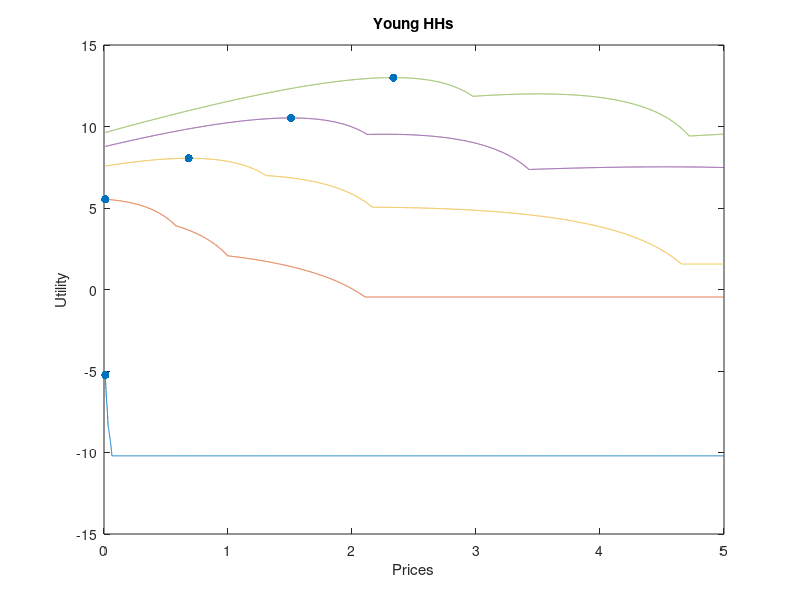
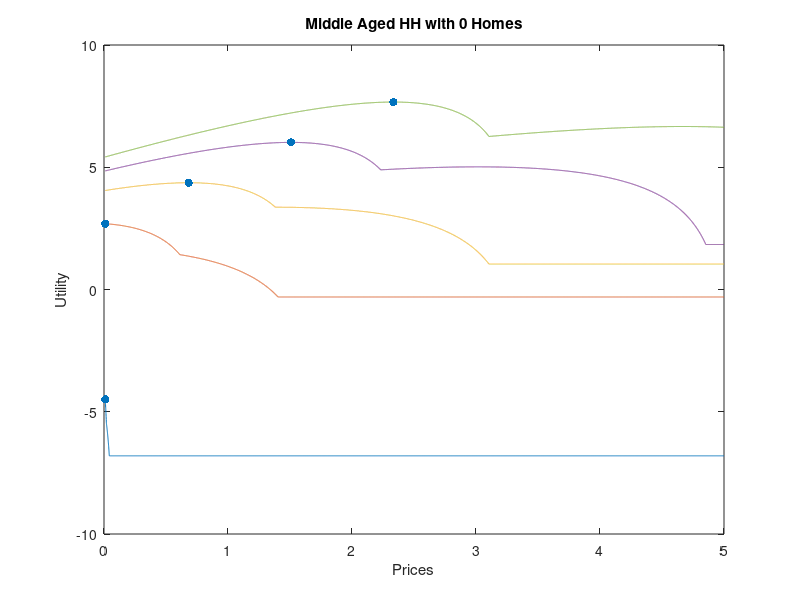
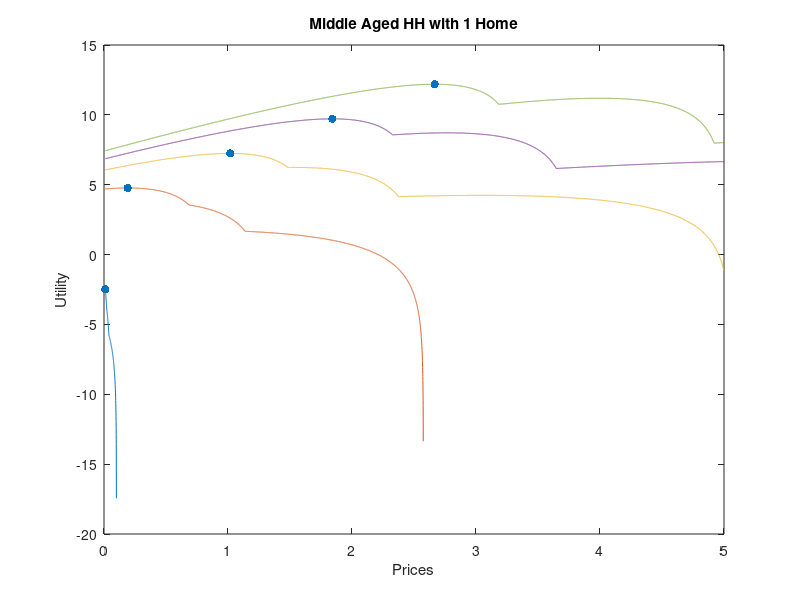
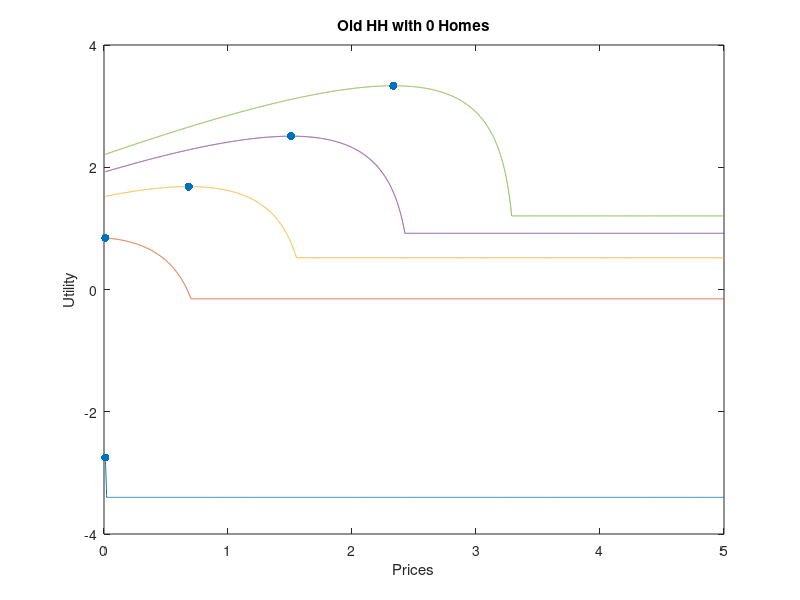

Write the MATLAB code that produced these figures, in order.
clear; close all;
pmin=0.01;
pmax=5;
ppoints=10000;

ymin=0.1;
ymax=10;
ypoints=5;

%Discount on bequests
B=1;

%Grid spaces
p=linspace(pmin,pmax,ppoints);
y=linspace(ymin,ymax,ypoints);
OptimalPrice=nan*ones(ypoints,3,3);

pp=repmat(p,ypoints,1);
yy=repmat(y',1,ppoints);


%Young households
u0=3*log(yy/3);
u1=3*log(max((yy-pp),1e-10)/3)+3+pp*B;
u2=3*log(max((yy-2*pp),1e-10)/3)+5+2*pp*B;
u3=3*log(max((yy-3*pp),1e-10)/3)+6+3*pp*B;

UtilityYoung=max(u0,max(u1,max(u2,u3)));

HOptimalYoung=nan*ones(ypoints,ppoints);
HOptimalYoung(UtilityYoung==u0)=0;
HOptimalYoung(UtilityYoung==u1)=1;
HOptimalYoung(UtilityYoung==u2)=2;
HOptimalYoung(UtilityYoung==u3)=3;

f1=figure
title('Young Households')
plot(p,UtilityYoung')
hold on

title('Young HHs')
[umax,ind]=max(UtilityYoung')
scatter(p(ind),umax,'filled','k')

xlabel('Prices')
ylabel('Utility')

OptimalPrice(:,1,1)=p(ind);

%% Next period. You may own 1 house or zero houses. Asssuming you were following the Nash equilbirum what are your current options?

h=[0,1];

ppp=repmat(pp,1,1,2);
%yyy=repmat(yy,1,1,2);
yyy(:,:,1)=yy;
yyy(:,:,2)=yy;


u0=2*log(yy/3);
u0(:,:,2)=nan ;

u1(:,:,1)=2*log(max((yy*2/3-pp),1e-20)/2)+2+pp*B;
u1(:,:,2)=2*log(max((yy-pp),1e-10)/3)+2+pp*B;
u1(ppp>yyy)=nan;

u2(:,:,1)=2*log(max((yy*2/3-2*pp),1e-10)/2)+3+2*pp*B;
u2(:,:,2)=2*log(max((yy-2*pp),1e-10)/3)+4+2*pp*B;
u2(2*ppp>yyy)=nan;

u3(:,:,1)=nan;
u3(:,:,2)=2*log(max((yy-3*pp),1e-10)/3)+5+3*pp*B;
u3(3*ppp>yyy)=nan;

UtilityMiddle=max(u0,max(u1,max(u2,u3)));

HOptimalMiddle=nan*ones(ypoints,ppoints,2);
HOptimalMiddle(UtilityMiddle==u0)=0;
HOptimalMiddle(UtilityMiddle==u1)=1;
HOptimalMiddle(UtilityMiddle==u2)=2;
HOptimalMiddle(UtilityMiddle==u3)=3;

f2=figure
plot(p,UtilityMiddle(:,:,1)')
hold on
title('Middle Aged HH with 0 Homes')
[umax,ind]=max(UtilityMiddle(:,:,1)');
scatter(p(ind),umax,'filled','k')
xlabel('Prices')
ylabel('Utility')
OptimalPrice(:,1,2)=p(ind);

f3=figure
plot(p,UtilityMiddle(:,:,2)')
hold on

title('Middle Aged HH with 1 Home')
[umax,ind]=max(UtilityMiddle(:,:,2)');
scatter(p(ind),umax,'filled','k')

xlabel('Prices')
ylabel('Utility')

OptimalPrice(:,2,2)=p(ind);

%%

h=[0,1,2];

ppp=repmat(pp,1,1,3);
yyy=repmat(yy,1,1,3);

u0=log(yy/3);
u0(:,:,2)=nan*ones(ypoints,ppoints);
u0(:,:,3)=nan*ones(ypoints,ppoints);

u1(:,:,1)=log(max((yy*1/3-pp),1e-20))+1+pp*B;
u1(:,:,2)=log(max((yy-pp),1e-10)/3)+1+pp*B;
u1(:,:,3)=nan*ones(ypoints,ppoints);
u1(ppp>yyy)=nan;

u2(:,:,1)=nan*ones(ypoints,ppoints);
u2(:,:,2)=log(max((yy-pp)*1/3-pp,1e-10))+2+2*pp*B;
u2(:,:,3)=log(max((yy-2*pp),1e-10)/3)+2+2*pp*B;
u2(2*ppp>yyy)=nan;

u3(:,:,1)=nan*ones(ypoints,ppoints);
u3(:,:,2)=nan*ones(ypoints,ppoints);
u3(:,:,3)=log(max((yy-3*pp),1e-10)/3)+3+3*pp*B;
u3(3*ppp>yyy)=nan;


UtilityOld=max(u0,max(u1,max(u2,u3)));

HOptimalOld=nan*ones(ypoints,ppoints,3);
HOptimalOld(UtilityOld==u0)=0;
HOptimalOld(UtilityOld==u1)=1;
HOptimalOld(UtilityOld==u2)=2;
HOptimalOld(UtilityOld==u3)=3;

f4=figure
plot(p,UtilityOld(:,:,1)')
title('Old HH with 0 Homes')
hold on
[umax,ind]=max(UtilityOld(:,:,1)');
scatter(p(ind),umax,'filled','k')
xlabel('Prices')
ylabel('Utility')
OptimalPrice(:,1,3)=p(ind);

f5=figure
plot(p,UtilityOld(:,:,2)')
title('Old HH with 1 Home')
hold on
[umax,ind]=max(UtilityOld(:,:,2)');
scatter(p(ind),umax,'filled','k')

xlabel('Prices')
ylabel('Utility')
OptimalPrice(:,2,3)=p(ind);

f6=figure
plot(p,UtilityOld(:,:,3)')
title('Old HH with 2 Homes')
hold on
[umax,ind]=max(UtilityOld(:,:,3)');
scatter(p(ind),umax,'filled','k')

xlabel('Prices')
ylabel('Utility')
OptimalPrice(:,3,3)=p(ind);

TotalHousingDemand = mean(HOptimalYoung);

f7=figure
plot(p,TotalHousingDemand)
title('Total Housing Demand')


xlabel('Prices')
ylabel('Units of Housing')


%% What does the distribution of hh look like
g=1;

G=zeros(ypoints,3,3);
%assume that young households are uniformly
%distrbuted.
G(1:ypoints,1,1)=g;


p_eq=5;
[~,pind]=min([p_eq-p].^2);
for iy=1:ypoints
    G(iy,1,2)=g*(HOptimalYoung(iy,pind)==0);
    G(iy,2,2)=g*(HOptimalYoung(iy,pind)>0);

    
    G(iy,1,3)=g*(HOptimalYoung(iy,pind)==0);
    G(iy,2,3)=g*(HOptimalYoung(iy,pind)==1);
    G(iy,3,3)=g*(HOptimalYoung(iy,pind)>1);
end

OptimalOutcome=HOptimalYoung(:,pind)
MedianVotedPrice=median(OptimalPrice(G==1))


%% Map demand for housing
